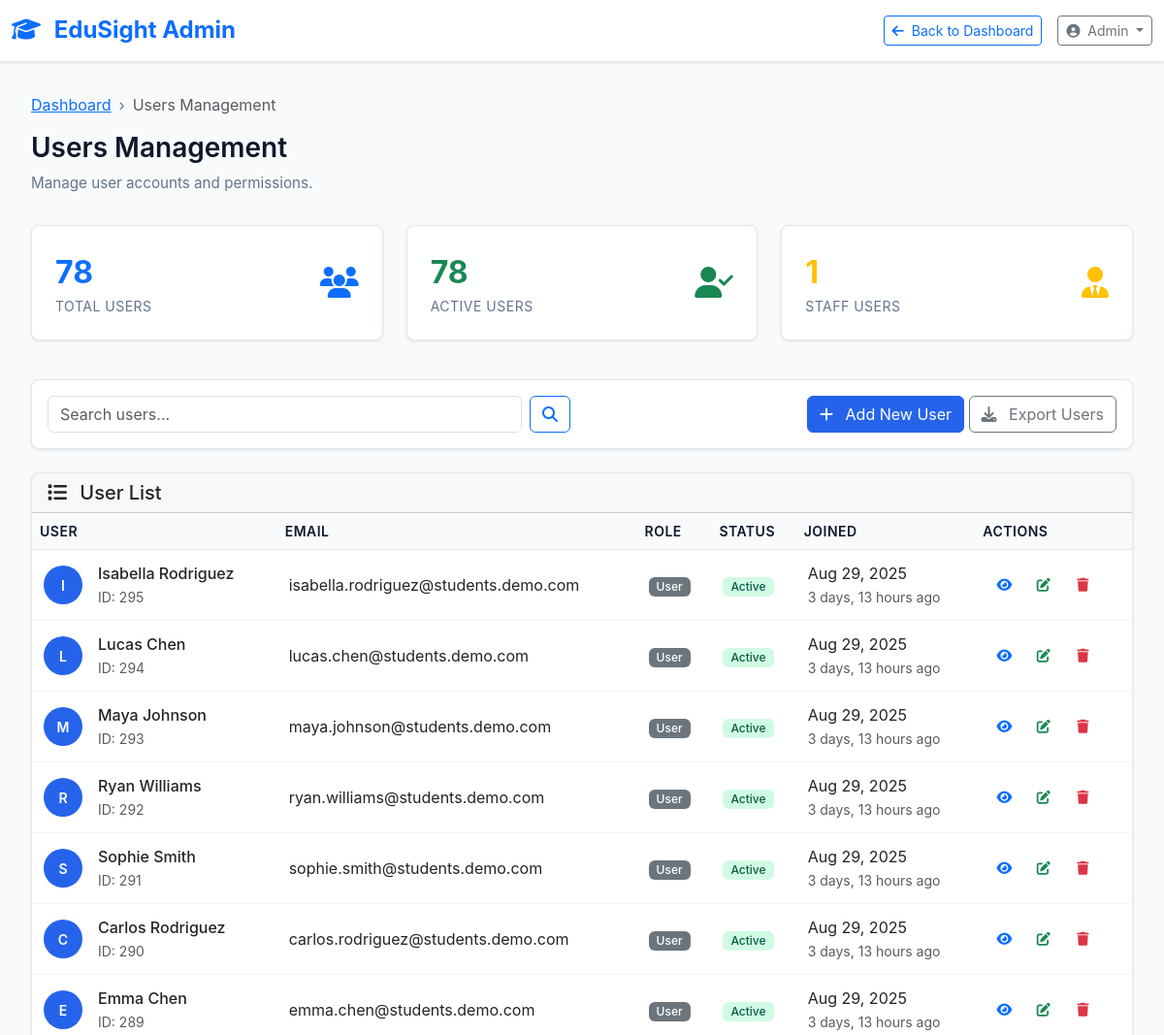
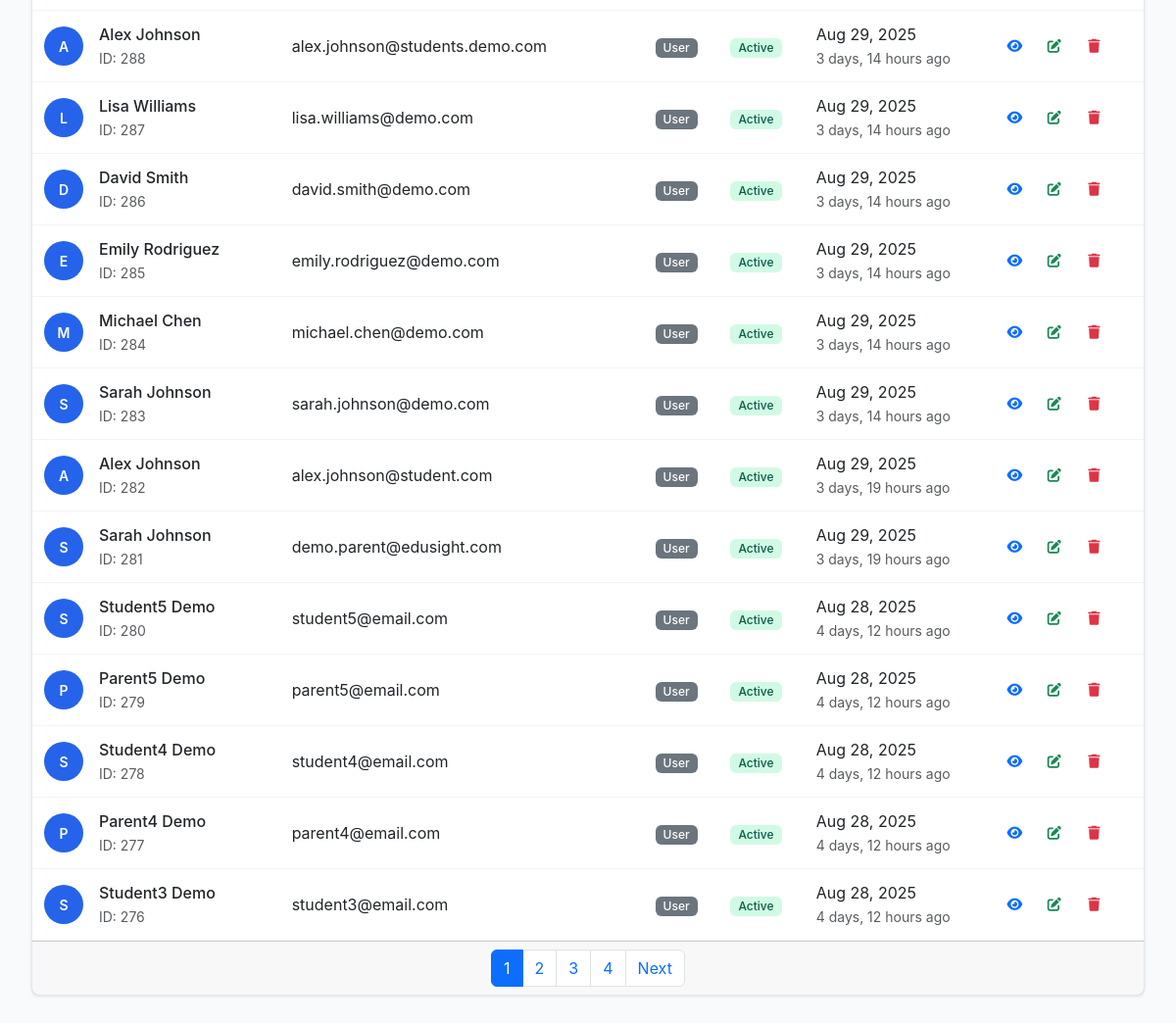
The page /admin-panel/users/ (signed in) on the database its author committed (2 pictures, top to bottom).
### students/models.py (models this page shows, shortened)
class User(AbstractUser):
    ROLE_CHOICES = [
        ('admin', 'Administrator'),
        ('teacher', 'Teacher'),
        ('student', 'Student'),
        ('parent', 'Parent'),
        ('counselor', 'Counselor'),
    ]
    role = models.CharField(max_length=20, choices=ROLE_CHOICES, default='student')
    phone = models.CharField(max_length=15, blank=True, null=True)
    address = models.TextField(blank=True, null=True)
    profile_image = models.ImageField(upload_to='profile_images/', blank=True, null=True)
    last_login_at = models.DateTimeField(blank=True, null=True)
    is_active = models.BooleanField(default=True)
    email_verified_at = models.DateTimeField(blank=True, null=True)
    class Meta:
        db_table = 'users'
        verbose_name = 'User'
        verbose_name_plural = 'Users'

### admin_dashboard/views.py (the view)
# urls.py: path('users/', views.users_management, name='users'),
@login_required
@user_passes_test(is_admin_user)
def users_management(request):
    users = User.objects.all().order_by('-date_joined')
    search_query = request.GET.get('search', '')
    if search_query:
        users = users.filter(
            Q(first_name__icontains=search_query) |
            Q(last_name__icontains=search_query) |
            Q(email__icontains=search_query)
        )
    paginator = Paginator(users, 20)
    page_number = request.GET.get('page')
    page_obj = paginator.get_page(page_number)
    context = {
        'page_title': 'Users Management',
        'users': page_obj,
        'search_query': search_query,
        'total_users': User.objects.count(),
        'active_users': User.objects.filter(is_active=True).count(),
        'staff_users': User.objects.filter(is_staff=True).count(),
    }
    return render(request, 'admin_dashboard/users.html', context)

### admin_dashboard/views.py (called while the page is built)
def is_admin_user(user):
    return user.is_authenticated and (user.is_staff or user.is_superuser)

### templates/admin_dashboard/users.html (shortened to what this page needs)
{% extends 'admin_dashboard/base.html' %}
{% block page_subtitle %}
<p class="page-subtitle">Manage user accounts and permissions.</p>
{% endblock %}
{% block content %}
<div class="row mb-4">
    <div class="col-md-4 mb-3">
        <div class="stats-card">
            <div class="d-flex justify-content-between align-items-center">
                <div>
                    <div class="stats-number text-primary">{{ total_users }}</div>
                    <div class="stats-label">Total Users</div>
                </div>
                <div class="text-primary">
                    <i class="fas fa-users fa-2x"></i>
                </div>
            </div>
        </div>
    </div>
    <div class="col-md-4 mb-3">
        <div class="stats-card">
            <div class="d-flex justify-content-between align-items-center">
                <div>
                    <div class="stats-number text-success">{{ active_users }}</div>
                    <div class="stats-label">Active Users</div>
                </div>
                <div class="text-success">
                    <i class="fas fa-user-check fa-2x"></i>
                </div>
            </div>
        </div>
    </div>
    <div class="col-md-4 mb-3">
        <div class="stats-card">
            <div class="d-flex justify-content-between align-items-center">
                <div>
                    <div class="stats-number text-warning">{{ staff_users }}</div>
                    <div class="stats-label">Staff Users</div>
                </div>
                <div class="text-warning">
                    <i class="fas fa-user-tie fa-2x"></i>
                </div>
            </div>
        </div>
    </div>
</div>
<div class="row mb-4">
    <div class="col-12">
        <div class="card">
            <div class="card-body">
                <div class="row align-items-center">
                    <div class="col-md-6">
                        <form method="get" class="d-flex">
                            <input type="text" name="search" class="form-control me-2"
                                   placeholder="Search users..." value="{{ search_query }}">
                            <button type="submit" class="btn btn-outline-primary">
                                <i class="fas fa-search"></i>
                            </button>
                        </form>
                    </div>
                    <div class="col-md-6 text-end">
                        <button class="btn btn-primary" data-bs-toggle="modal" data-bs-target="#addUserModal">
                            <i class="fas fa-plus me-2"></i>
                            Add New User
                        </button>
                        <button class="btn btn-outline-secondary">
                            <i class="fas fa-download me-2"></i>
                            Export Users
                        </button>
                    </div>
                </div>
            </div>
        </div>
    </div>
</div>
<div class="row">
    <div class="col-12">
        <div class="card">
            <div class="card-header d-flex justify-content-between align-items-center">
                <h5 class="card-title mb-0">
                    <i class="fas fa-list me-2"></i>
                    User List
                </h5>
            </div>
            <div class="card-body p-0">
                {% if users %}
                    <div class="table-responsive">
                        <table class="table table-hover mb-0">
                            <thead>
                                <tr>
                                    <th>User</th>
                                    <th>Email</th>
                                    <th>Role</th>
                                    <th>Status</th>
                                    <th>Joined</th>
                                    <th>Actions</th>
                                </tr>
                            </thead>
                            <tbody>
                                {% for user in users %}
                                <tr>
                                    <td>
                                        <div class="d-flex align-items-center">
                                            <div class="avatar-circle me-3">
                                                {{ user.first_name|default:"U"|first|upper }}
                                            </div>
                                            <div>
                                                <div class="fw-medium">
                                                    {{ user.first_name|default:"" }} {{ user.last_name|default:"" }}
                                                </div>
                                                <small class="text-muted">ID: {{ user.id }}</small>
                                            </div>
                                        </div>
                                    </td>
                                    <td>{{ user.email }}</td>
                                    <td>
                                        {% if user.is_superuser %}
                                            <span class="badge bg-danger">Super Admin</span>
                                        {% elif user.is_staff %}
                                            <span class="badge bg-warning">Staff</span>
                                        {% else %}
                                            <span class="badge bg-secondary">User</span>
                                        {% endif %}
                                    </td>
                                    <td>
                                        {% if user.is_active %}
                                            <span class="badge status-active">Active</span>
                                        {% else %}
                                            <span class="badge status-inactive">Inactive</span>
                                        {% endif %}
                                    </td>
                                    <td>
                                        {{ user.date_joined|date:"M d, Y" }}
                                        <br>
                                        <small class="text-muted">{{ user.date_joined|timesince }} ago</small>
                                    </td>
                                    <td>
                                        <button class="btn btn-sm btn-outline-primary action-btn" title="View Details" onclick="viewUser({{ user.id }})">
                                            <i class="fas fa-eye"></i>
                                        </button>
                                        <button class="btn btn-sm btn-outline-success action-btn" title="Edit User" onclick="editUser({{ user.id }})">
                                            <i class="fas fa-edit"></i>
                                        </button>
                                        {% if not user.is_superuser %}
                                        <button class="btn btn-sm btn-outline-danger action-btn" title="Delete User" onclick="deleteUser({{ user.id }})">
                                            <i class="fas fa-trash"></i>
                                        </button>
                                        {% endif %}
                                    </td>
                                </tr>
                                {% endfor %}
                            </tbody>
                        </table>
                    </div>
                    {% if users.has_other_pages %}
                    <div class="card-footer">
                        <nav aria-label="User pagination">
                            <ul class="pagination justify-content-center mb-0">
                                {% for num in users.paginator.page_range %}
                                    {% if users.number == num %}
                                        <li class="page-item active">
                                            <span class="page-link">{{ num }}</span>
                                        </li>
                                    {% else %}
                                        <li class="page-item">
                                            <a class="page-link" href="?page={{ num }}{% if search_query %}&search={{ search_query }}{% endif %}">{{ num }}</a>
                                        </li>
                                    {% endif %}
                                {% endfor %}
                                {% if users.has_next %}
                                    <li class="page-item">
                                        <a class="page-link" href="?page={{ users.next_page_number }}{% if search_query %}&search={{ search_query }}{% endif %}">Next</a>
                                    </li>
                                {% endif %}
                            </ul>
                        </nav>
                    </div>
                    {% endif %}
                {% endif %}
            </div>
        </div>
    </div>
</div>
{% endblock %}

### templates/admin_dashboard/base.html (shortened to what this page needs)
<!DOCTYPE html>
<html lang="en">
<head>
    <link href="https://cdn.jsdelivr.net/npm/bootstrap@5.3.0/dist/css/bootstrap.min.css" rel="stylesheet">
    <link href="https://cdnjs.cloudflare.com/ajax/libs/font-awesome/6.4.0/css/all.min.css" rel="stylesheet">
</head>
<body>
    <div class="header">
        <div class="container-fluid">
            <div class="d-flex justify-content-between align-items-center">
                <div class="d-flex align-items-center">
                    <a href="/dashboard/" class="text-decoration-none">
                        <h4 class="mb-0 text-primary fw-bold">
                            <i class="fas fa-graduation-cap me-2"></i>
                            EduSight Admin
                        </h4>
                    </a>
                </div>
                <div class="d-flex align-items-center gap-3">
                    <a href="/dashboard/" class="btn btn-outline-primary btn-sm">
                        <i class="fas fa-arrow-left me-1"></i>
                        Back to Dashboard
                    </a>
                    <div class="dropdown">
                        <button class="btn btn-outline-secondary btn-sm dropdown-toggle" data-bs-toggle="dropdown">
                            <i class="fas fa-user-circle me-1"></i>
                            {{ user.first_name|default:"Admin" }}
                        </button>
                    </div>
                </div>
            </div>
        </div>
    </div>
    <div class="content-wrapper">
        <nav aria-label="breadcrumb">
            <ol class="breadcrumb">
                <li class="breadcrumb-item"><a href="/dashboard/">Dashboard</a></li>
                {% block breadcrumb %}
                <li class="breadcrumb-item active">{{ page_title }}</li>
                {% endblock %}
            </ol>
        </nav>
        <div class="page-header">
            <h1 class="page-title">{{ page_title }}</h1>
            {% block page_subtitle %}{% endblock %}
        </div>
        {% block content %}
        {% endblock %}
    </div>
</body>
</html>

### templates/admin_dashboard/base.html (style rules this page uses)
:root { --primary-color: #2563eb; --secondary-color: #3b82f6; --success-color: #10b981; --warning-color: #f59e0b; --danger-color: #ef4444; --dark-color: #1e293b; --light-color: #f8fafc; --text-primary: #0f172a; --text-secondary: #64748b; --border-color: #e2e8f0; }
body { background: #f8fafc; font-family: -apple-system, BlinkMacSystemFont, 'Segoe UI', Roboto, sans-serif; color: var(--text-primary); }
.header { background: white; border-bottom: 1px solid var(--border-color); padding: 1rem 0; box-shadow: 0 1px 3px rgba(0, 0, 0, 0.1); }
.content-wrapper { max-width: 1200px; margin: 0 auto; padding: 2rem; }
.page-header { margin-bottom: 2rem; }
.page-title { color: var(--text-primary); font-weight: 600; font-size: 1.75rem; margin-bottom: 0.5rem; }
.page-subtitle { color: var(--text-secondary); font-size: 0.95rem; }
.card { border: 1px solid var(--border-color); box-shadow: 0 1px 3px rgba(0, 0, 0, 0.1); border-radius: 0.5rem; }
.btn-primary { background-color: var(--primary-color); border-color: var(--primary-color); }
.breadcrumb { background: none; padding: 0; margin-bottom: 1rem; }
.breadcrumb-item + .breadcrumb-item::before { content: "›"; color: var(--text-secondary); }
.stats-card { background: white; border-radius: 0.5rem; padding: 1.5rem; border: 1px solid var(--border-color); box-shadow: 0 1px 3px rgba(0, 0, 0, 0.1); }
.stats-number { font-size: 2rem; font-weight: 700; color: var(--text-primary); }
.stats-label { color: var(--text-secondary); font-size: 0.875rem; text-transform: uppercase; letter-spacing: 0.5px; }
.table { border-collapse: separate; border-spacing: 0; }
.table th { background: #f8fafc; border-bottom: 1px solid var(--border-color); color: var(--text-primary); font-weight: 600; font-size: 0.875rem; text-transform: uppercase; letter-spacing: 0.5px; }
.table td { border-bottom: 1px solid #f1f5f9; padding: 0.75rem; vertical-align: middle; }
.badge { font-size: 0.75rem; font-weight: 500; padding: 0.25rem 0.5rem; }
.status-active { background-color: #d1fae5; color: #065f46; }
.action-btn { width: 32px; height: 32px; border-radius: 0.25rem; display: inline-flex; align-items: center; justify-content: center; border: none; margin: 0 2px; transition: all 0.2s; }

### templates/admin_dashboard/users.html (style rules this page uses)
.avatar-circle { width: 40px; height: 40px; border-radius: 50%; background: var(--primary-color); color: white; display: flex; align-items: center; justify-content: center; font-weight: 600; font-size: 0.875rem; }

### rows shown on the page
User: first_name "Admin"
User: first_name|first "I", first_name "Isabella", last_name "Rodriguez", id "295", email "isabella.rodriguez@students.demo.com", is_superuser "User", is_active "Active", date_joined "Aug 29, 2025", date_joined "3 days, 13 hours"
User: first_name|first "L", first_name "Lucas", last_name "Chen", id "294", email "lucas.chen@students.demo.com", is_superuser "User", is_active "Active", date_joined "Aug 29, 2025", date_joined "3 days, 13 hours"
User: first_name|first "M", first_name "Maya", last_name "Johnson", id "293", email "maya.johnson@students.demo.com", is_superuser "User", is_active "Active", date_joined "Aug 29, 2025", date_joined "3 days, 13 hours"
User: first_name|first "R", first_name "Ryan", last_name "Williams", id "292", email "ryan.williams@students.demo.com", is_superuser "User", is_active "Active", date_joined "Aug 29, 2025", date_joined "3 days, 13 hours"
User: first_name|first "S", first_name "Sophie", last_name "Smith", id "291", email "sophie.smith@students.demo.com", is_superuser "User", is_active "Active", date_joined "Aug 29, 2025", date_joined "3 days, 13 hours"
User: first_name|first "C", first_name "Carlos", last_name "Rodriguez", id "290", email "carlos.rodriguez@students.demo.com", is_superuser "User", is_active "Active", date_joined "Aug 29, 2025", date_joined "3 days, 13 hours"
User: first_name|first "E", first_name "Emma", last_name "Chen", id "289", email "emma.chen@students.demo.com", is_superuser "User", is_active "Active", date_joined "Aug 29, 2025", date_joined "3 days, 13 hours"
User: first_name|first "A", first_name "Alex", last_name "Johnson", id "288", email "alex.johnson@students.demo.com", is_superuser "User", is_active "Active", date_joined "Aug 29, 2025", date_joined "3 days, 14 hours"
User: first_name|first "L", first_name "Lisa", last_name "Williams", id "287", email "lisa.williams@demo.com", is_superuser "User", is_active "Active", date_joined "Aug 29, 2025", date_joined "3 days, 14 hours"
User: first_name|first "D", first_name "David", last_name "Smith", id "286", email "david.smith@demo.com", is_superuser "User", is_active "Active", date_joined "Aug 29, 2025", date_joined "3 days, 14 hours"
User: first_name|first "E", first_name "Emily", last_name "Rodriguez", id "285", email "emily.rodriguez@demo.com", is_superuser "User", is_active "Active", date_joined "Aug 29, 2025", date_joined "3 days, 14 hours"
User: first_name|first "M", first_name "Michael", last_name "Chen", id "284", email "michael.chen@demo.com", is_superuser "User", is_active "Active", date_joined "Aug 29, 2025", date_joined "3 days, 14 hours"
User: first_name|first "S", first_name "Sarah", last_name "Johnson", id "283", email "sarah.johnson@demo.com", is_superuser "User", is_active "Active", date_joined "Aug 29, 2025", date_joined "3 days, 14 hours"
User: first_name|first "A", first_name "Alex", last_name "Johnson", id "282", email "alex.johnson@student.com", is_superuser "User", is_active "Active", date_joined "Aug 29, 2025", date_joined "3 days, 19 hours"
User: first_name|first "S", first_name "Sarah", last_name "Johnson", id "281", email "demo.parent@edusight.com", is_superuser "User", is_active "Active", date_joined "Aug 29, 2025", date_joined "3 days, 19 hours"
User: first_name|first "S", first_name "Student5", last_name "Demo", id "280", email "student5@email.com", is_superuser "User", is_active "Active", date_joined "Aug 28, 2025", date_joined "4 days, 12 hours"
User: first_name|first "P", first_name "Parent5", last_name "Demo", id "279", email "parent5@email.com", is_superuser "User", is_active "Active", date_joined "Aug 28, 2025", date_joined "4 days, 12 hours"
User: first_name|first "S", first_name "Student4", last_name "Demo", id "278", email "student4@email.com", is_superuser "User", is_active "Active", date_joined "Aug 28, 2025", date_joined "4 days, 12 hours"
User: first_name|first "P", first_name "Parent4", last_name "Demo", id "277", email "parent4@email.com", is_superuser "User", is_active "Active", date_joined "Aug 28, 2025", date_joined "4 days, 12 hours"
User: first_name|first "S", first_name "Student3", last_name "Demo", id "276", email "student3@email.com", is_superuser "User", is_active "Active", date_joined "Aug 28, 2025", date_joined "4 days, 12 hours"

### other values the page prints
{{ page_title }} "Users Management"
{{ total_users }} "78"
{{ active_users }} "78"
{{ staff_users }} "1"
{{ num }} "1"
{{ num }} "2" "3" "4"
